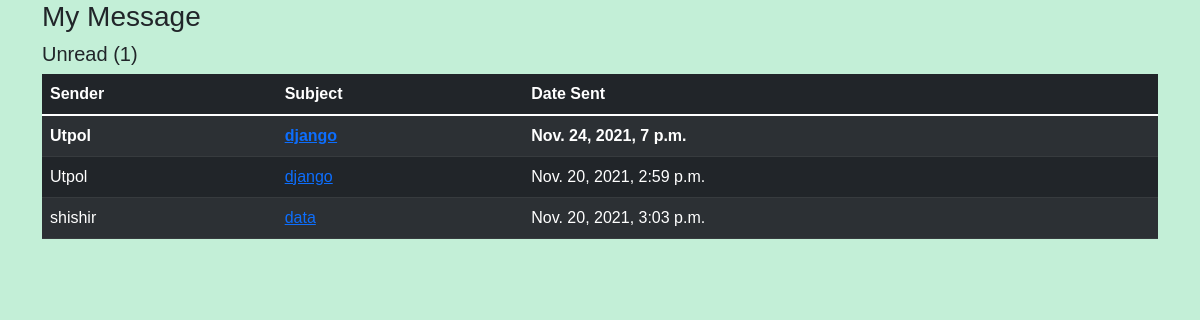
The page /inbox/ (signed in) on the database its author committed.
### base/models.py (models this page shows, shortened)
class Message(models.Model):
    name = models.CharField(max_length=200, null=True)
    email = models.CharField(max_length=200, null=True)
    subject = models.CharField(max_length=200, null=True)
    message = models.TextField()
    created = models.DateTimeField(auto_now_add=True)
    is_read = models.BooleanField(default=False)
    id = models.UUIDField(default=uuid.uuid4, unique=True, primary_key=True, editable=False )

### base/views.py (the view)
# urls.py: path('inbox/',views.inboxPage, name="inbox"),
def inboxPage(request):
     inbox = Message.objects.all().order_by('is_read')
     unreadCount = Message.objects.filter(is_read=False).count()
     context = {'inbox':inbox, 'unreadCount': unreadCount}
     return render(request, 'base/inbox.html', context)

### base/templates/base/inbox.html (shortened to what this page needs)
{% extends 'base/main.html' %}
{% load static %}
{% block content %}
<div class="container">
<h3>My Message</h3>
<h5> Unread ({{unreadCount}})</h5>
<table class= "table table-dark table-striped">
    <thead>
        <tr>
            <th>Sender</th>
            <th>Subject</th>
            <th>Date Sent</th>
        </tr>
    </thead>
    <tbody>
        {% for message in inbox %}
        {% if message.is_read %}
        <tr>
            {% else %}
        <tr style="font-weight: 900;">
        {% endif%}
            <td>{{message.name}}</td>
            <td><a href="{% url 'message' message.id %}"> {{message.subject}} </td>
            <td>{{message.created}}</td>
        </tr>
        {% endfor%}
    </tbody>
</table>
</div>
{% endblock content %}

### static/styles/main.css (style rules this page uses)
* { font-family: sans-serif; }
body { background-color: #beeed4e8; }

### rows shown on the page
Message: name "Utpol", subject "django", created "Nov. 24, 2021, 7 p.m."
Message: name "Utpol", subject "django", created "Nov. 20, 2021, 2:59 p.m."
Message: name "shishir", subject "data", created "Nov. 20, 2021, 3:03 p.m."

### other values the page prints
{{ unreadCount }} "1"
